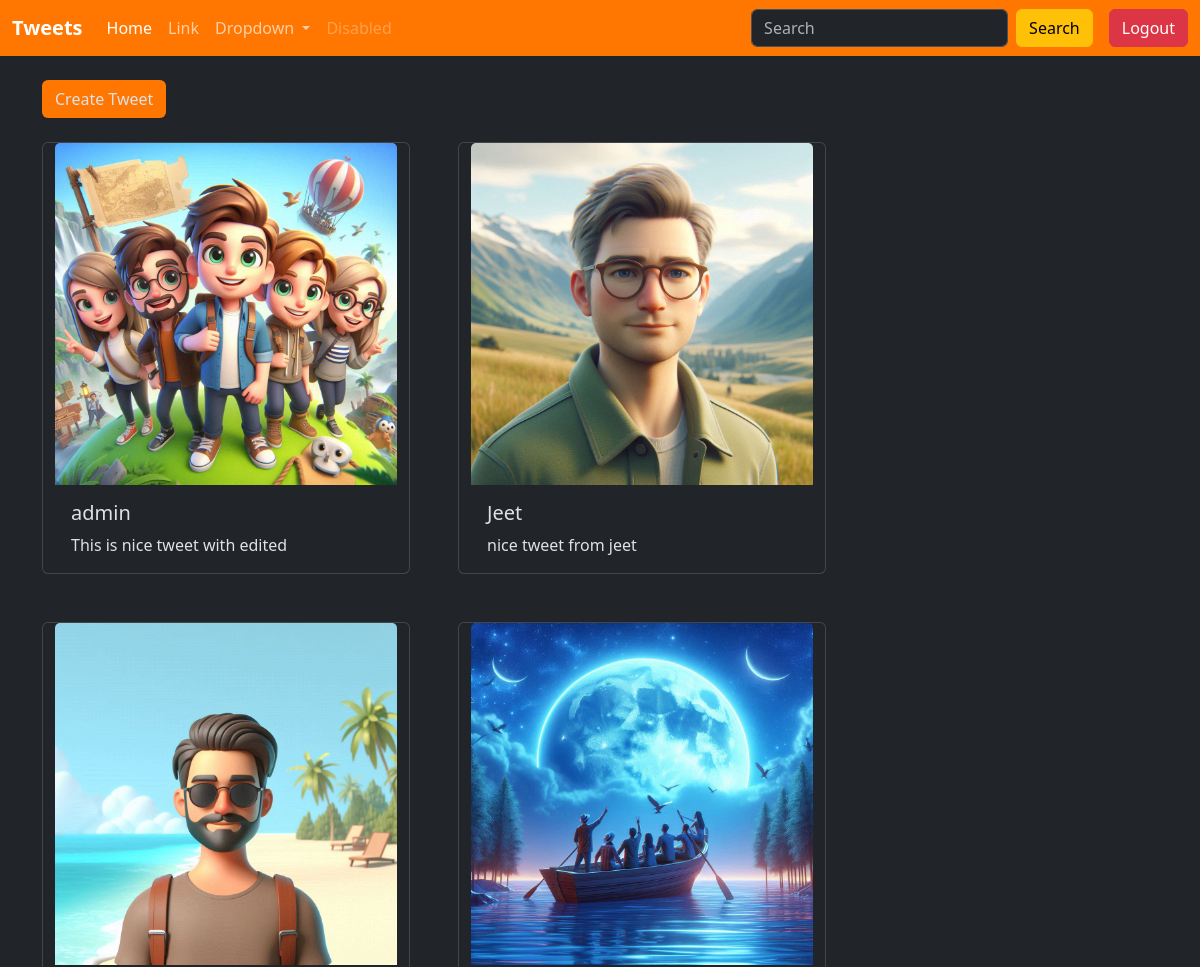
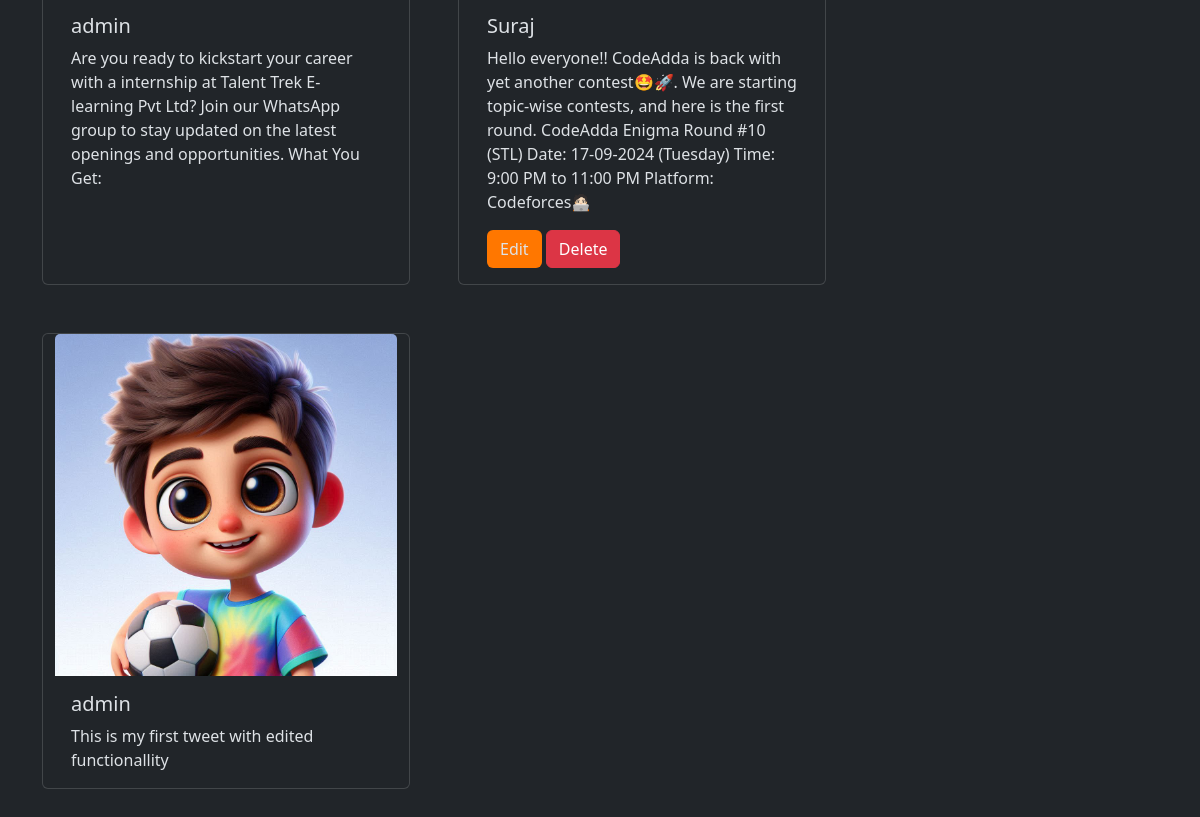
Page /tweet/ (signed in) on the committed database (2 pictures, top to bottom).
### tweet/models.py (models this page shows, shortened)
class Tweet(models.Model):
    user=models.ForeignKey(User,on_delete=models.CASCADE)
    text=models.TextField(max_length=250)
    photo=models.ImageField(upload_to='photo/',blank=True,null=True)
    created_at=models.DateTimeField(auto_now_add=True)
    updated_at=models.DateTimeField(auto_now=True)

### tweet/views.py (the view)
# urls.py: path('',views.tweet_list,name='tweet_list'),
def tweet_list(request):
    tweets=Tweet.objects.all().order_by("-created_at")
    return render(request,'tweet/tweet_list.html',{'tweets':tweets})

### tweet/templates/tweet/tweet_list.html (shortened to what this page needs)
{% extends "layout.html" %}
{% block content %}
<a class="btn my-4" href="{% url 'tweet_create' %}" style="background-color: #ff7700;">Create Tweet</a>
<div class="container row gap-5 mb-5 ">
  {% for tweet in tweets %}
  <div class="card" style="width: 23rem">
    <img src="{{tweet.photo.url}}" class="card-img-top" alt="..." />
    <div class="card-body">
      <h5 class="card-title">{{tweet.user.username}}</h5>
      <p class="card-text">
        {{tweet.text}}
      </p>
      {% if tweet.user == user %}
      <a href="{% url 'tweet_edit' tweet.id%}" class="btn " style="background-color: #ff7700;">Edit</a>
      <a href="{% url 'tweet_delete' tweet.id %}" class="btn btn-danger">Delete</a>
      {% endif %}
    </div>
  </div>
  {% endfor %}
</div>
{% endblock %}

### rows in the picture
Tweet: photo (picture), user.username "admin", text "This is nice tweet with edited"
Tweet: photo (picture), user.username "Jeet", text "nice tweet from jeet"
Tweet: photo (picture), user.username "admin", text "Are you ready to kickstart your career with a internship at Talent Trek E-learning Pvt Ltd? Join our WhatsApp group to stay updated on the latest openings and opportunities. What You Get:"
Tweet: photo (picture), user.username "Suraj", text "Hello everyone!! CodeAdda is back with yet another contest🤩🚀. We are starting topic-wise contests, and here is the first round. CodeAdda Enigma Round #10 (STL) Date: 17-09-2024 (Tuesday) Time: 9:00 PM to 11:00 PM Platform: Codeforces🧑🏻‍💻", shows "Edit"
Tweet: photo (picture), user.username "admin", text "This is my first tweet with edited functionallity"
